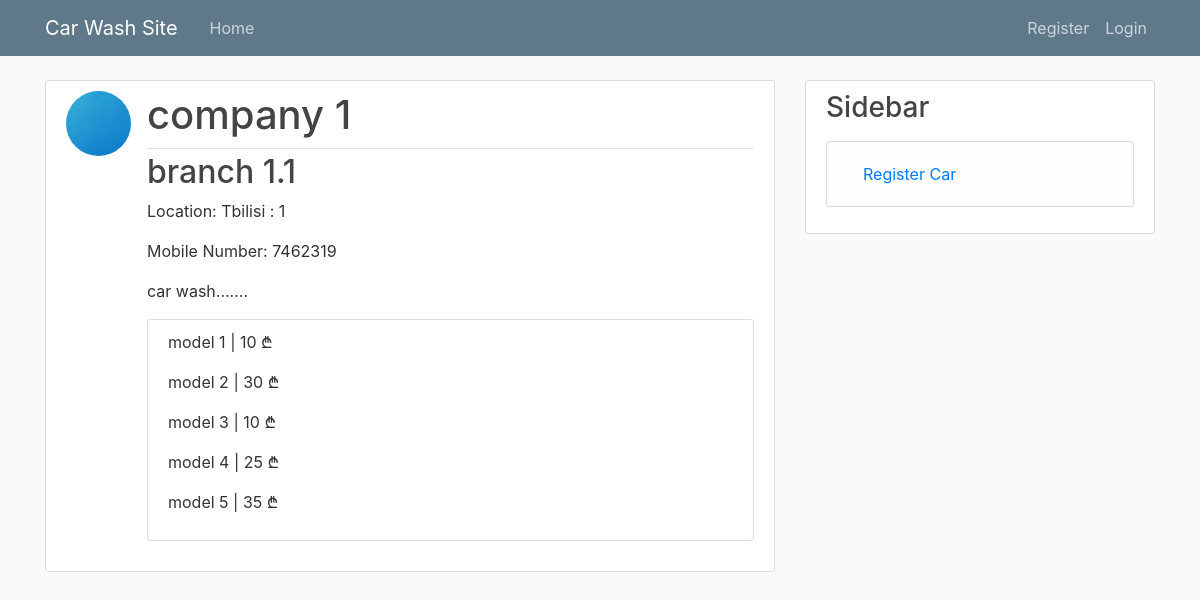
Page /detail/1/ on the committed database.
### car_wash_app/models.py (models this page shows, shortened)
class Branch(models.Model):
    company = models.ForeignKey(
        CompanyProfile,
        on_delete=models.CASCADE,
        verbose_name=_("Company"),
        related_name="branch",
    )
    title = models.CharField(max_length=255, verbose_name=_('Branch'))
    location = models.OneToOneField(Location, on_delete=models.PROTECT, verbose_name=_("Location"))
    description = models.TextField(verbose_name=_("Description"))
    image = models.ImageField(null=True, blank=True, upload_to="pictures", verbose_name=_("Image"))
    class Meta:
        verbose_name = _('Branch')
        verbose_name_plural = _('Branches')

class CompanyProfile(models.Model):
    company = models.OneToOneField(
        User,
        on_delete=models.CASCADE,
        verbose_name=_("Company"),
        related_name="company",
    )
    name = models.CharField(max_length=100, verbose_name=_("Company Name"), null=True, blank=True)
    image = models.ImageField(default="default_logo.jpg", upload_to="logo_pics", verbose_name=_("Image"))
    mobile_number = models.CharField(
        max_length=20,
        verbose_name=_("Mobile Number"),
        null=True,
        blank=True,
    )
    def __str__(self):
        return f'{self.name}'

class Location(models.Model):
    city = models.CharField(max_length=255, verbose_name=_("City"))
    street_address = models.CharField(max_length=255, verbose_name=_('Street Address'))
    def __str__(self):
        return f'{self.city} : {self.street_address}'
    class Meta:
        unique_together = ['city', 'street_address']

class CompanyCarType(models.Model):
    company = models.ForeignKey(CompanyProfile, on_delete=models.CASCADE, verbose_name=_("Company_car"))
    car_type = models.ForeignKey(CarType, on_delete=models.PROTECT, verbose_name=_("Car Type"), related_name="company_car_type")
    washing_cost = models.SmallIntegerField(_("Cost"))
    class Meta:
        unique_together = ['company', 'car_type']

class CarType(models.Model):
    model_type = models.CharField(_("Car Model"), max_length=100)
    def __str__(self):
        return self.model_type

### car_wash_app/views.py (the view)
# urls.py: path('detail/<int:pk>/', user_views.detail, name="branch-detail"),
def detail(request: WSGIRequest, pk: int) -> HttpResponse:
    branch = get_object_or_404(Branch, id=pk)
    car_type = CompanyCarType.objects.filter(company=branch.company)
    return render(request, 'car_wash_app/branch_detail.html', context={
        'branch': branch,
        'car_type': car_type,
    })

### car_wash_app/templates/car_wash_app/branch_detail.html (shortened to what this page needs)
{% extends "car_wash_app/base.html" %}
{% load crispy_forms_tags %}
{% block content %}
<article class="media content-section">
    <img class = "rounded-circle article-img" src = "{{ branch.company.image.url }}">
    <div class="media-body">
      <div class="article-metadata">
        <h1 class="article-title" >{{ branch.company }}</h1>
      </div>
      <h2 class="article-title" >{{ branch.title }}</h2>
      <p class="article-content">Location: {{ branch.location }}</p>
      <p class="article-content">Mobile Number: {{ branch.company.mobile_number}}</p>
      <p class="article-content">{{ branch.description }}</p>
      <article class="media content-section">
        <div class="media-body">
          {% for car in car_type %}
          <p class="article-content">{{ car.car_type}} | {{ car.washing_cost}} ₾</p>
          {% endfor %}
        </div>
      </article>
    </div>
</article>
{% endblock content%}

### car_wash_app/static/car_wash_app/main.css (style rules this page uses)
body { background: #fafafa; color: #333333; margin-top: 5rem; }
h1, h2, h3, h4, h5, h6 { color: #444444; }
.content-section { background: #ffffff; padding: 10px 20px; border: 1px solid #dddddd; border-radius: 3px; margin-bottom: 20px; }
.article-title { color: #444444; }
.article-content { white-space: pre-line; }
.article-img { height: 65px; width: 65px; margin-right: 16px; }
.article-metadata { padding-bottom: 1px; margin-bottom: 4px; border-bottom: 1px solid #e3e3e3 }

### rows in the picture
Branch: company.image (picture), company "company 1", title "branch 1.1", location "Tbilisi : 1", company.mobile_number "7462319", description "car wash......."
CompanyCarType: car_type "model 1", washing_cost "10"
CompanyCarType: car_type "model 2", washing_cost "30"
CompanyCarType: car_type "model 3", washing_cost "10"
CompanyCarType: car_type "model 4", washing_cost "25"
CompanyCarType: car_type "model 5", washing_cost "35"
